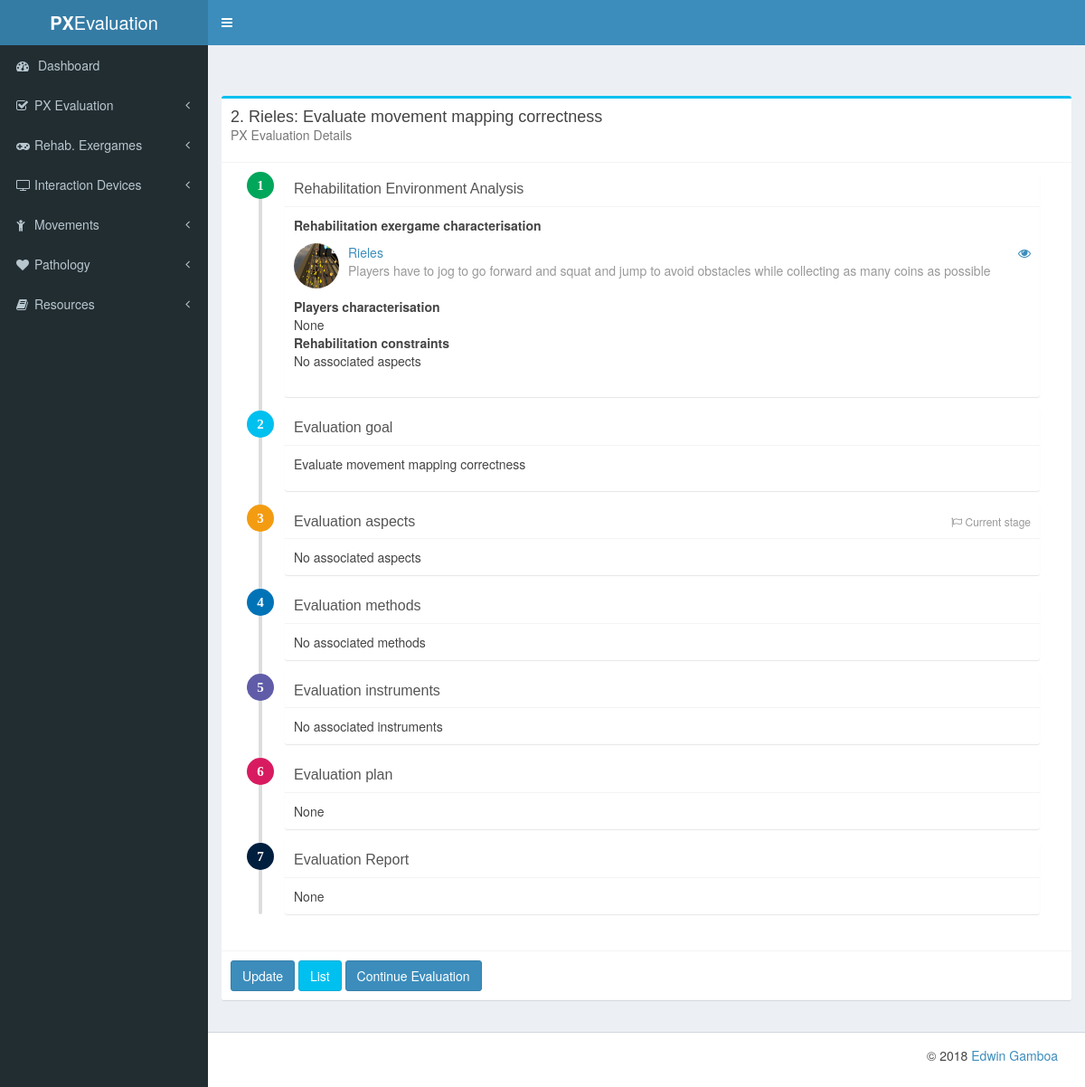
Page /px_evaluation/px_evaluations/2 on the earlier database version.
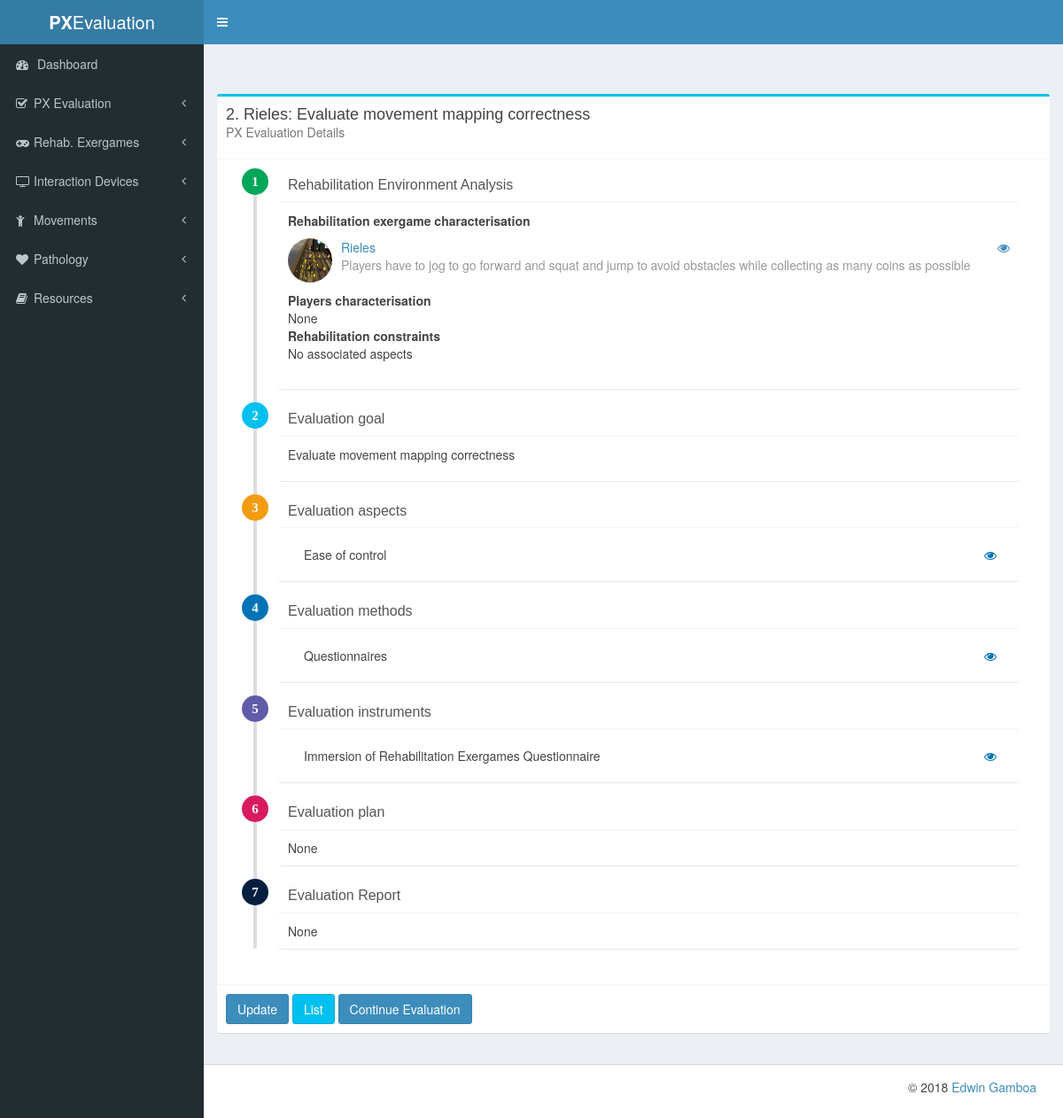
Same page on the later database version.
### px_evaluation/models.py (models this page shows)
class Aspect(models.Model):
    name = models.CharField(max_length=140)
    description = models.TextField(blank=True)
    resources = models.ManyToManyField(Resource, blank=True)
    def __str__(self):
        return self.name

class Method(models.Model):
    name = models.CharField(max_length=140)
    description = models.TextField(blank=True)
    type = models.ForeignKey(MethodType)
    resources = models.ManyToManyField(Resource, blank=True)
    def __str__(self):
        return self.name

class Instrument(models.Model):
    name = models.CharField(max_length=140)
    description = models.TextField(blank=True)
    aspects = models.ManyToManyField(Aspect, blank=True)
    methods = models.ManyToManyField(Method, blank=True)
    resources = models.ManyToManyField(Resource, blank=True)
    def __str__(self):
        return self.name

### px_evaluation/views.py (the view)
# urls.py: url(r'^px_evaluations/(?P<pk>\d+)$', PXEvaluationDetail.as_view(), name='detail'),
class PXEvaluationDetail(DetailView):
    model = PXEvaluation

### px_evaluation/models.py (called while the page is built)
    def __str__(self):
        return str(self.rehab_exergame_characterisation) + ':\n' + self.evaluation_goal

### rehab_exergames/models.py (called while the page is built)
    @property
    def image_url(self):
        if self.image:
            return self.image.url
        else:
            return ""

    def __str__(self):
        return self.name

### templates/px_evaluation/pxevaluation_detail.html (shortened to what the changed rows need)
{% extends "detail_base.html" %}
{% load staticfiles %}
{% block card_content %}
<ul class="timeline">
    <li>
        <div class="timeline-item">
            {% if object.current_stage == 'aspects_sel' %}
                <span class="time"><i class="fa fa-flag-o"></i> Current stage</span>
            {% endif %}
            <h3 class="timeline-header">Evaluation aspects</h3>
            <div class="timeline-body">
                <ul class="nav nav-pills nav-stacked">
                    {% for aspect in object.evaluation_aspects.all %}
                    <li><a href="{% url 'px_evaluation:detail_aspects' aspect.id %}">{{ aspect }}<span class="pull-right text-blue"><i class="fa fa-eye"></i></span></a></li>
                    {% empty %}
                    No associated aspects
                    {% endfor %}
                </ul>
            </div>
        </div>
    </li>
    <li>
        <div class="timeline-item">
            <div class="timeline-body">
                <ul class="nav nav-pills nav-stacked">
                    {% for method in object.evaluation_methods.all %}
                    <li><a href="{% url 'px_evaluation:detail_methods' method.id %}">{{ method }}<span class="pull-right text-blue"><i class="fa fa-eye"></i></span></a></li>
                    {% empty %}
                    No associated methods
                    {% endfor %}
                </ul>
            </div>
        </div>
    </li>
    <li>
        <div class="timeline-item">
            <div class="timeline-body">
                <ul class="nav nav-pills nav-stacked">
                    {% for instrument in object.evaluation_instruments.all %}
                    <li><a href="{% url 'px_evaluation:detail_instruments' instrument.id %}">{{ instrument }}<span class="pull-right text-blue"><i class="fa fa-eye"></i></span></a></li>
                    {% empty %}
                    No associated instruments
                    {% endfor %}
                </ul>
            </div>
        </div>
    </li>
</ul>
{% endblock %}

Differences in the rows shown:
changed PXEvaluation "Rieles: Evaluate movement mapping correctness": current_stage "aspects_sel" → "finished" (drawn)
now on this page (row unchanged): Aspect: name "Ease of control"
now on this page (row unchanged): Method: name "Questionnaires"
now on this page (row unchanged): Instrument: name "Immersion of Rehabilitation Exergames Questionnaire"
Other differences:
text no longer shown: "Current stage No associated aspects No associated methods No associated instruments"
